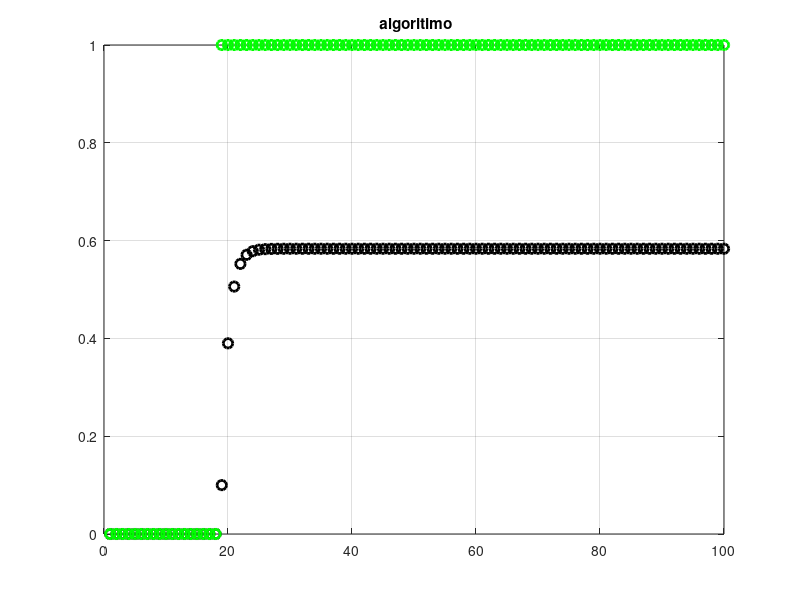
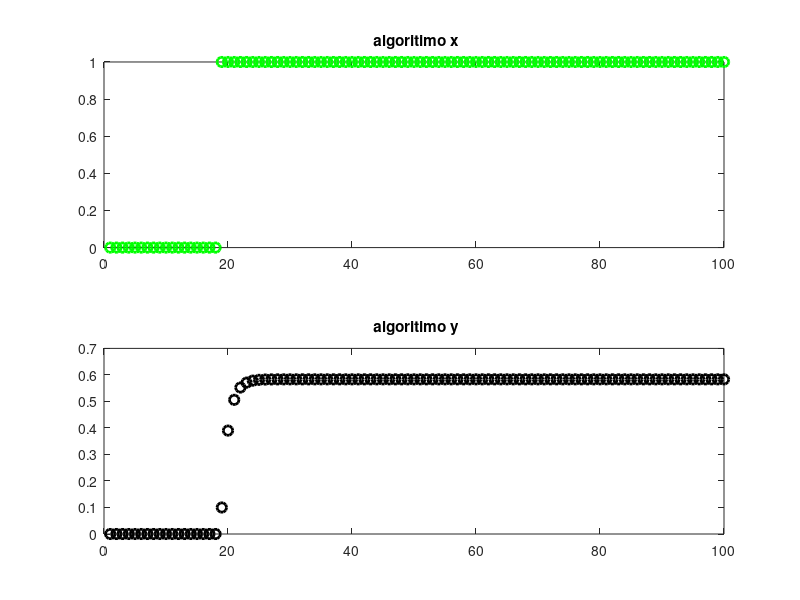

These charts were generated, in order, by the following MATLAB code:
%questao 3    
%joao vitor 204,pedro arthur 205,vitor hugo 204, nicolas 204, gabriel
%bernado 204
clear;clc;close all;
  % ler o arquivo dados
    load("XeY.txt");
    
  %2)plot sem unir os pontos
    x=XeY(:,1);
    y=XeY(:,2);
  %faz os graficos junntos
    plot(y,'o','markersize',7,'LineWidth',2,"Color",'k')
    grid on
    hold on
    title(" algoritimo")
    plot(x,'o','markersize',7,'LineWidth',2,"Color",'g')
%cria o ambiente de subplot e faz os graficos separados
figure (2)
subplot(2,1,1)
 %grafico 1
 plot(x,'o','markersize',7,'LineWidth',2,"Color",'g')
 title(" algoritimo x")

 subplot(2,1,2)
 %grafico 2 na mesma figura 
 plot(y,'o','markersize',7,'LineWidth',2,"Color",'k')
 title(" algoritimo y")
 %caucula a media, deu o mesmo resultado que em c
c1=0;c2=0;
 for i=1:100
     c1=(c1+x(i))/2;
     c2=(c2+y(i))/2;
 end
 fprintf('media de x %f e de y %f',c1,c2)
